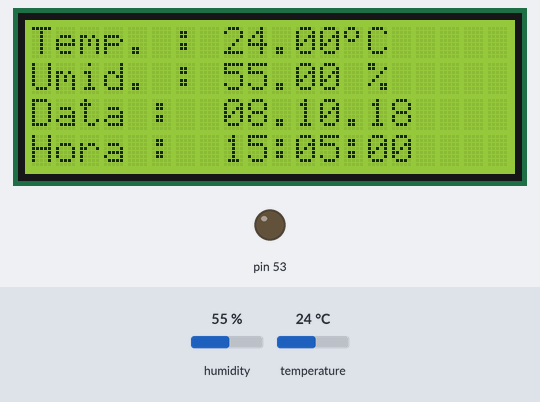
A sketch run on a simulated Arduino Mega 2560, built with avr-gcc and run on an emulated ATmega2560. Shown: 20×4 character LCD, output pins drawn as LEDs (lit = HIGH). Inputs (shaded band) come from the test bench; at power-on: humidity 55 %, temperature 24 °C. The local clock reads 2024-03-15 10:24:30 at power-on unless the sketch sets it; storage starts empty; what the sketch prints to the serial monitor is not drawn.

Above: at 0.2 s.

The sketch:

datalogg_v2.ino
```cpp
// Programa : Sensor de temperatura DHT22 e Teste escrita cartao SD
// Autor : Arduino e Cia
/* The circuit:
 * analog sensors on analog ins 0, 1, and 2
 * SD card attached to SPI bus as follows:
 ** MOSI - pin 51
 ** MISO - pin 50
 ** CLK - pin 52
 ** CS - pin 53
*/
#include <DHT.h>
#include <LiquidCrystal.h>
#include <SPI.h>
#include <SD.h>
#include <DS1307.h>

#define DHTPIN 7                    // Pino conectado ao pino de dados do sensor
#define DHTTYPE DHT22               // Sensor DHT 22  (AM2302)

//Modulo RTC DS1307 ligado as portas A4 e A5 do Arduino
DS1307 rtc(A4, A5);

File dataFile;
LiquidCrystal lcd(12, 11, 5, 4, 3, 2);        // Pinos do display

DHT dht(DHTPIN, DHTTYPE);                     // Definicoes do sensor : pino, tipo

byte grau[8] ={ B00001100,                    // Array simbolo grau
                B00010010,
                B00010010,
                B00001100,
                B00000000,
                B00000000,
                B00000000,
                B00000000,};

String dataString ="";
String stringh ="";
String stringt ="";
String d ="";
String hora ="";
String dows ="";

void setup()
{
  lcd.begin(20, 4);                       // Inicializa o display
  lcd.clear();
  lcd.createChar(0, grau);                    // Cria o caracter customizado com o simbolo do grau
  lcd.setCursor(0,0);                       // Informacoes iniciais no display
  lcd.print("Temp. : ");
  lcd.setCursor(13,0);
  lcd.write(byte(0));                        //Mostra o simbolo do grau
  lcd.print("C");
  lcd.setCursor(0,1);
  lcd.print("Umid. : ");
  lcd.setCursor(14,1);
  lcd.print("%");
  lcd.setCursor(0,2);
  lcd.print("Data : ");
  lcd.setCursor(0,3);
  lcd.print("Hora : ");

  rtc.halt(false);                        // aciona o relogio

  rtc.setDOW(MONDAY);                     //Define o dia da semana
  rtc.setTime(15, 05, 0);                 //Define o horario
  rtc.setDate(8, 10, 2018);               //Define o dia, mes e ano

  //Definicoes do pino SQW/Out
  rtc.setSQWRate(SQW_RATE_1);
  rtc.enableSQW(true);

  Serial.begin(9600);
  Serial.println("Aguardando dados...");
  pinMode(53, OUTPUT);

  dht.begin();                                // Inicializa o sensor DHT
  if (!SD.begin(53))
  {
      Serial.println("Falha ao acessar o cartao !");
      return;
  }
  Serial.println("Cartao iniciado corretamente !");
}

void loop()
{
  d = rtc.getDateStr(FORMAT_SHORT);
  hora = rtc.getTimeStr();
  dows = rtc.getDOWStr(FORMAT_SHORT);
  float h = dht.readHumidity();           // Leitura da umidade
  float t = dht.readTemperature();        // Leitura da temperatura (Celsius)
  stringh = String(h);
  stringt = String(t);
  dataString = (stringt+","+stringh+","+d+","+hora);
  if (isnan(h) || isnan(t))               // Verifica se o sensor esta respondendo
  {
    Serial.println("Falha ao ler dados do sensor DHT !!!");
    return;
  }

  dataFile = SD.open("arquivo.txt", FILE_WRITE);
  if (dataFile)                                     // Grava os dados no arquivo
  {
    dataFile.println(dataString);
    dataFile.close();
  }
  else
  {
    Serial.println("Erro ao abrir arquivo.txt !");  // Mensagem de erro caso ocorra algum problema na abertura do arquivo
  }
  Serial.print("Hora : ");
  Serial.print(hora);
  Serial.print(" ");
  Serial.print("Data : ");
  Serial.print(d);
  Serial.print(" ");
  Serial.print(dows);
  Serial.print(" ");
  Serial.print("T = ");
  Serial.print(t);                                  // Mostra a temperatura no serial monitor e no display
  Serial.print(" ");
  Serial.print("H = ");
  Serial.println(h);

  lcd.setCursor(8,0);
  lcd.print(t);
  lcd.setCursor(8,1);
  lcd.print(h);                                     // Mostra a umidade no serial monitor e no display
  lcd.setCursor(8,2);
  lcd.print(d);
  lcd.setCursor(8,3);
  lcd.print(hora);
  delay(60000);                                     // Aguarda 2 segundos entre as medicoes
}
```
